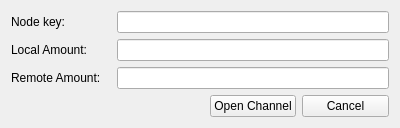
<?xml version="1.0" encoding="UTF-8"?>
<ui version="4.0">
 <class>Channel</class>
 <widget class="QWidget" name="Channel">
  <property name="geometry">
   <rect>
    <x>0</x>
    <y>0</y>
    <width>400</width>
    <height>123</height>
   </rect>
  </property>
  <property name="windowTitle">
   <string>Form</string>
  </property>
  <layout class="QGridLayout" name="gridLayout">
   <item row="0" column="0">
    <widget class="QLabel" name="label">
     <property name="minimumSize">
      <size>
       <width>100</width>
       <height>0</height>
      </size>
     </property>
     <property name="text">
      <string>Node key:</string>
     </property>
    </widget>
   </item>
   <item row="0" column="1" colspan="3">
    <widget class="QLineEdit" name="txtNodeKey"/>
   </item>
   <item row="1" column="0">
    <widget class="QLabel" name="label_2">
     <property name="minimumSize">
      <size>
       <width>100</width>
       <height>0</height>
      </size>
     </property>
     <property name="text">
      <string>Local Amount:</string>
     </property>
    </widget>
   </item>
   <item row="1" column="1" colspan="3">
    <widget class="QLineEdit" name="txtLocalAmount"/>
   </item>
   <item row="2" column="0">
    <widget class="QLabel" name="label_3">
     <property name="text">
      <string>Remote Amount:</string>
     </property>
    </widget>
   </item>
   <item row="2" column="1" colspan="3">
    <widget class="QLineEdit" name="txtRemoteAmount"/>
   </item>
   <item row="3" column="0" colspan="2">
    <spacer name="horizontalSpacer">
     <property name="orientation">
      <enum>Qt::Horizontal</enum>
     </property>
     <property name="sizeHint" stdset="0">
      <size>
       <width>191</width>
       <height>20</height>
      </size>
     </property>
    </spacer>
   </item>
   <item row="3" column="2">
    <widget class="QPushButton" name="pbChannel">
     <property name="text">
      <string>Open Channel</string>
     </property>
    </widget>
   </item>
   <item row="3" column="3">
    <widget class="QPushButton" name="pbCancelChannel">
     <property name="text">
      <string>Cancel</string>
     </property>
    </widget>
   </item>
  </layout>
 </widget>
 <resources/>
 <connections/>
</ui>
